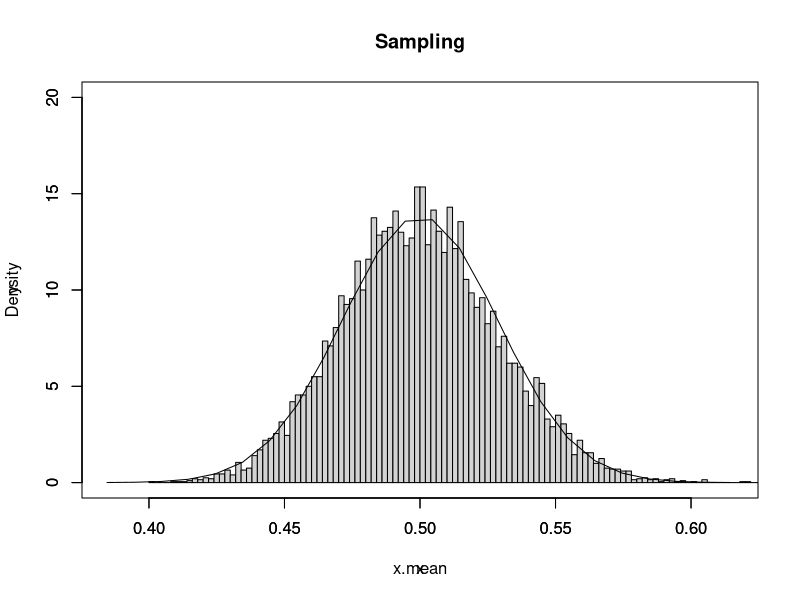

Generate this figure with R:
# Solution of Labs 1, exercise 2, with exponential samples

n <- 300
k <- 10000
lambda <- 2
mu <- 1/lambda
sigma <- 1/lambda
sdclt <- sigma/sqrt(n)

x <- matrix(rexp(n*k,lambda),n,k)

x.mean <- apply(x,2,mean)

x.down <- mu - 4*sdclt
x.up <- mu + 4*sdclt
y.up <- 20
hist(x.mean, breaks = 100, prob = T, xlim=c(x.down,x.up), ylim=c(0,y.up), main="Sampling")

par(new=T)
x <- seq(x.down,x.up,0.01)
y <- dnorm(x,mu,sdclt)
plot(x,y,type='l',xlim=c(x.down,x.up), ylim=c(0,y.up))